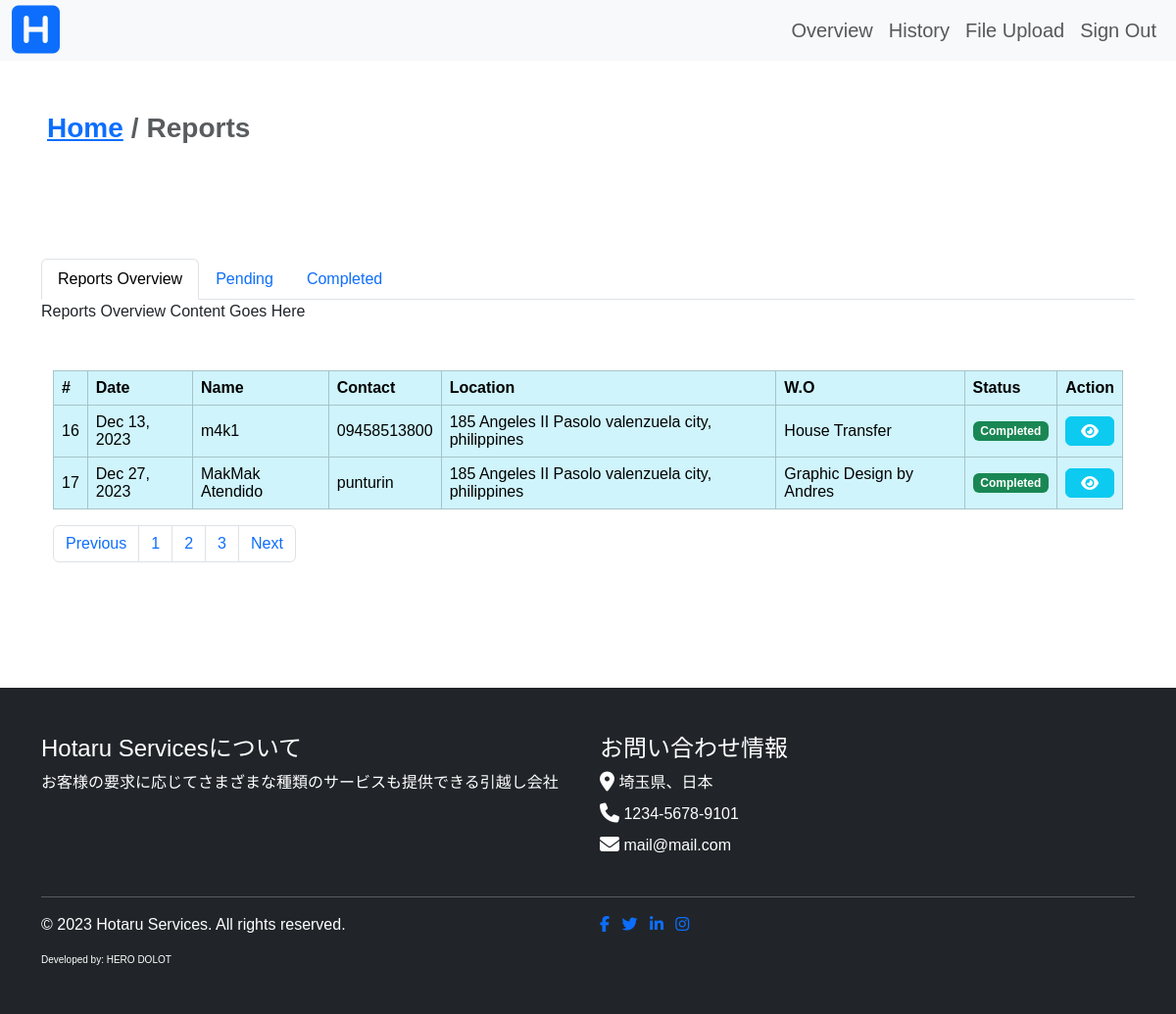
Page /admin/reports.php on the committed database.
### tables this page shows
CREATE TABLE `inquiry` (
  `inquiry_id` int(11) NOT NULL,
  `client_email` varchar(255) NOT NULL,
  `client_name` varchar(255) NOT NULL,
  `client_number` varchar(255) NOT NULL,
  `preferred_contact` text NOT NULL,
  `client_region` varchar(255) NOT NULL,
  `client_wo` varchar(255) NOT NULL,
  `client_comment` varchar(255) NOT NULL,
  `inquiry_status` int(11) NOT NULL
);

CREATE TABLE `accepted` (
  `accepted_id` int(11) NOT NULL,
  `accepted_inquiry_id` int(11) NOT NULL,
  `accepted_client_name` text NOT NULL,
  `accepted_contract` int(11) NOT NULL,
  `accepted_start_date` int(11) NOT NULL,
  `accepted_location` text NOT NULL,
  `accepted_completed_date` int(11) NOT NULL
);

CREATE TABLE `work_order` (
  `work_id` int(11) NOT NULL,
  `work_name` text NOT NULL
);

### admin/reports.php (the view, shortened to what this page needs)
<?php
include '../connection.php';
include './includes/header.php';
include './components/navbar.php';
?>
<div class="container-fluid py-5 p-5">
    <nav aria-label="breadcrumb">
        <ol class="breadcrumb fw-bold fs-3">
            <li class="breadcrumb-item"><a href="./index.php">Home</a></li>
            <li class="breadcrumb-item active" aria-current="page">Reports</li>
        </ol>
    </nav>
</div>
<div class="container mt-5">
    <ul class="nav nav-tabs" id="myTabs" role="tablist">
        <li class="nav-item" role="presentation">
            <a class="nav-link active" id="overview-tab" data-toggle="tab" href="#overview" role="tab" aria-controls="overview" aria-selected="true">Reports Overview</a>
        </li>
        <li class="nav-item" role="presentation">
            <a class="nav-link" id="pending-tab" data-toggle="tab" href="#pending" role="tab" aria-controls="pending" aria-selected="false">Pending</a>
        </li>
        <li class="nav-item" role="presentation">
            <a class="nav-link" id="completed-tab" data-toggle="tab" href="#completed" role="tab" aria-controls="completed" aria-selected="false">Completed</a>
        </li>
    </ul>
    <div class="tab-content" id="myTabsContent">
        <div class="tab-pane fade show active" id="overview" role="tabpanel" aria-labelledby="overview-tab">
            <p>Reports Overview Content Goes Here</p>
            <div class="container mt-5">
                <div class="table-responsive">
                    <table class="table table-bordered table-info align-middle">
                        <thead>
                            <th>#</th>
                            <th>Date</th>
                            <th>Name</th>
                            <th>Contact</th>
                            <th>Location</th>
                            <th>W.O</th>
                            <th>Status</th>
                            <th>Action</th>
                        </thead>
                        <tbody>
                            <?php
                            $result = mysqli_query($conn, "SELECT * FROM inquiry WHERE inquiry_status = 1 OR inquiry_status = 2");
                            while ($row = $result->fetch_assoc()) :
                                $inq_id = $row["inquiry_id"];
                                $info = mysqli_query($conn, "SELECT * FROM accepted WHERE accepted_inquiry_id = $inq_id")->fetch_assoc();
                                $wo_id = $row["client_wo"];
                            ?>
                                <tr>
                                    <td><?php echo $inq_id ?></td>
                                    <td><?php echo date('M d, Y', $info["accepted_start_date"]) ?></td>
                                    <td><?php echo $info["accepted_client_name"] ?></td>
                                    <td><?php echo $row["client_number"] ?></td>
                                    <td><?php echo $info["accepted_location"] ?></td>
                                    <td><?php echo mysqli_query($conn,"SELECT * FROM work_order WHERE work_id = $wo_id")->fetch_assoc()["work_name"] ?></td>
                                    <td>
                                        <?php
                                        if ($row["inquiry_status"] == 2) {
                                            echo '<div class="badge text-bg-success">Completed</div>';
                                        }
                                        ?>
                                    </td>
                                    <td>
                                        <div class="wrapper d-md-flex justify-content-around d-sm-none">
                                            <?php if ($row["inquiry_status"] == 2) : ?>
                                                <a href="./completedReport.php?id=<?php echo $row["inquiry_id"] ?>" target="_blank" class="btn btn-info col-12 col-md-12 mb-3 mb-md-0">
                                                    <i class="fa-solid fa-eye text-white"></i>
                                                </a>
                                            <?php elseif ($row["inquiry_status"] == 1) : ?>
                                                <a href="./pendingReport.php?id=<?php echo $row["inquiry_id"] ?>" target="_blank" class="btn btn-info col-12 col-md-12 mb-3 mb-md-0">
                                                    <i class="fa-solid fa-eye text-white"></i>
                                                </a>
                                            <?php endif; ?>
                                        </div>
                                    </td>
                                </tr>
                            <?php endwhile; ?>
                        </tbody>
                    </table>
                    <nav aria-label="Page navigation example">
                        <ul class="pagination">
                            <li class="page-item"><a class="page-link" href="#">Previous</a></li>
                            <li class="page-item"><a class="page-link" href="#">1</a></li>
                            <li class="page-item"><a class="page-link" href="#">2</a></li>
                            <li class="page-item"><a class="page-link" href="#">3</a></li>
                            <li class="page-item"><a class="page-link" href="#">Next</a></li>
                        </ul>
                    </nav>
                </div>
            </div>
        </div>
    </div>
</div>
<?php
include './includes/footer.php';
?>

### admin/includes/header.php (style rules this page uses)
body { font-family: 'Meiryo', sans-serif; }
@media screen and (min-width: 1024px) { body { font-family: 'Hiragino Kaku Gothic Pro', 'ヒラギノ角ゴ Pro W3', sans-serif; } }

### rows in the picture
inquiry: inquiry_id "16", accepted.accepted_start_date "Dec 13, 2023", accepted.accepted_client_name "m4k1", client_number "09458513800", accepted.accepted_location "185 Angeles II Pasolo valenzuela city, philippines", client_wo.work_name "House Transfer", inquiry_status "Completed"
inquiry: inquiry_id "17", accepted.accepted_start_date "Dec 27, 2023", accepted.accepted_client_name "MakMak Atendido", client_number "punturin", accepted.accepted_location "185 Angeles II Pasolo valenzuela city, philippines", client_wo.work_name "Graphic Design by Andres", inquiry_status "Completed"
